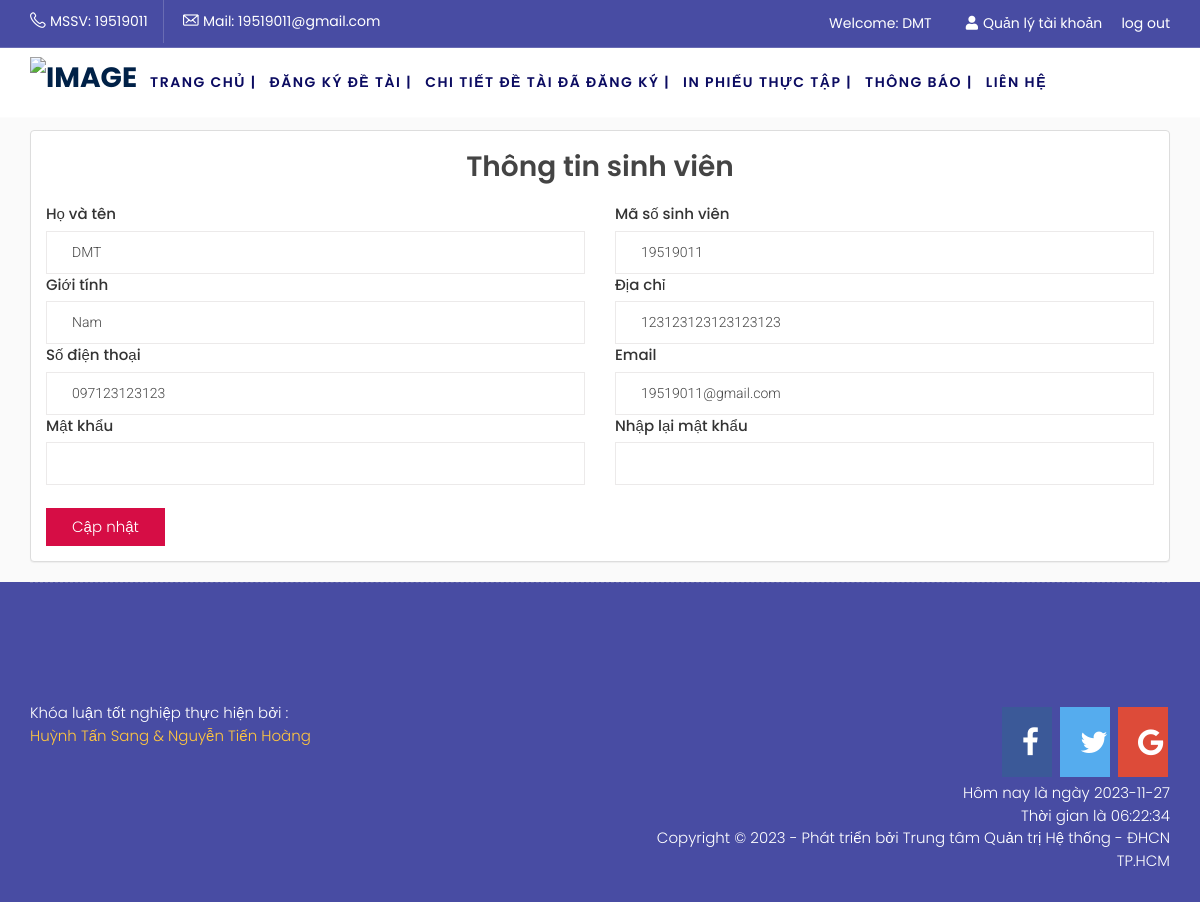
The app's page /index.php?option=myaccount (signed in) with its own data.
### tables this page shows
CREATE TABLE `user` (
  `ID` int(11) NOT NULL,
  `fullname` varchar(255) NOT NULL,
  `username` varchar(225) NOT NULL,
  `password` varchar(64) NOT NULL,
  `email` varchar(255) NOT NULL,
  `gender` varchar(5) DEFAULT NULL,
  `address` text DEFAULT NULL,
  `phone` varchar(20) DEFAULT NULL,
  `img` varchar(100) DEFAULT NULL,
  `access` int(11) NOT NULL,
  `status` int(11) NOT NULL,
  `StudentID` varchar(50) DEFAULT NULL,
  `Department` varchar(50) DEFAULT NULL,
  `Subject` varchar(100) DEFAULT NULL,
  `MSGVMSGV` varchar(100) DEFAULT NULL
);

### system/load.php (called while the page is built, shortened)
<?php
function loadComponent($page=true)
{
	$pathView='views/';
	if($page==true)
	{
		$pathView.='pages/';
		if(isset($_REQUEST['option']))
		{
			$pathView.=$_REQUEST['option'];
			if($_REQUEST['option']=='cart')
			{
				if(isset($_REQUEST['cat']))
				{
					$pathView.='-'.$_REQUEST['cat'].'.php';
				}
				else
				{
					$pathView.='.php';
				}
			}
			else
			{
				if(isset($_REQUEST['id']))
				{
					$pathView.='-detail.php';
				}
				else
				{
					if(isset($_REQUEST['cat']))
					{
						$pathView.='-category.php';
					}
					else
					{
						$pathView.='.php';
					}
				}
			}
		}
		else
		{
			$pathView.='home.php';
		}
	}
	require_once($pathView);
}
?>

### index.php (called while the page is built, shortened)
<?php
require_once('system/Database.php');
require_once('system/load.php');
loadComponent();
 ?>

### system/Database.php (called while the page is built, shortened)
<?php
 class Database extends config
 {
 	function __construct()
 	{
 		$this->conn = mysqli_connect($this->DB_SERVER,$this->DB_USERNAME,$this->DB_PASSWORD,$this->DB_NAME);
 		mysqli_set_charset($this->conn,"utf8");
 	}
 	function QueryOne($sql)
 	{
 		$result=mysqli_query($this->conn,$sql);
 		$row=mysqli_fetch_assoc($result);
 		return $row;
 	}
 	function QueryAll($sql)
 	{
 		$result=mysqli_query($this->conn, $sql);
 		$a=array();
 		while($row=mysqli_fetch_assoc($result))
 		{
 			$a[]=$row;
 		}
 		return $a;
 	}
 }
  ?>

### models/U_registertopic.php (called while the page is built, shortened)
<?php
class u_registertopic extends Database
{
	function __construct()
	{
		$this->table = $this->TableName('registertopic');
	}
	function registertopic_list_u($page=true)
	{
		if($page==true)
		{
			$sql="SELECT * FROM $this->table
			WHERE status!='0'
			";
		}
		else
		{
			$sql="SELECT * FROM $this->table
			WHERE status='0'
			";
		}
		return $this->QueryAll($sql);
	}
}
?>

### models/User.php (called while the page is built, shortened)
<?php
class User extends Database
{
	function __construct()
	{
		$this->table = $this->tablename('user');
	}
function list_user_cuss($id)
	{
		$sql="SELECT * FROM $this->table WHERE status='1' AND access='6' AND ID = '$id'";
		return $this->QueryOne($sql);
	}
}

### views/pages/myaccount.php (the view, shortened to what this page needs)
<?php
require_once('views/header.php');
require_once ('system/load.php');
require_once ('system/Database.php');
$id = $_SESSION['customer_id'];
$user = loadModel('user');
$row= $user->list_user_cuss($id);
$category = loadModel('u_registertopic');
$customerId = $_SESSION['customer_id'];
$list=$category->registertopic_list_u($customerId);
?>
<div class="checkout-area pb-80 pt-100">
	<div class="container">
		<div class="row">
			<div class="ml-auto mr-auto col-lg-12" style="margin-top:50px;">
				<div class="checkout-wrapper">
					<div id="faq" class="panel-group">
						<div class="panel panel-default single-my-account">
							<div id="my-account-1">
								<div class="panel-body">
									<form name='form' action="index.php?option=myaccount&cat=myaccount-detail" method="POST" enctype="multipart/form-data">
										<div class="myaccount-info-wrapper">
											<div class="account-info-wrapper">
												<h2 style="text-align:center;">Thông tin sinh viên</h2>
											</div>
											<div class="row">
												<div class="col-lg-6 col-md-6">
													<div class="billing-info">
														<label>Họ và tên</label>
														<input type="text" name="fullname" value="<?php echo $row['fullname'] ?>">
													</div>
												</div>
												<div class="col-lg-6 col-md-6">
													<div class="billing-info">
														<label>Mã số sinh viên</label>
														<input type="text" value="<?php echo $row['username'] ?>" disabled>
													</div>
												</div>
												<div class="col-lg-6 col-md-6">
													<div class="billing-info">
														<label>Giới tính</label>
														<input type="text" name="gender" value="<?php echo $row['gender'] ?>" required>
													</div>
												</div>
												<div class="col-lg-6 col-md-6">
													<div class="billing-info">
														<label>Địa chỉ </label>
														<input type="text" name="address" value="<?php echo $row['address'] ?>" required>
													</div>
												</div>
												<div class="col-lg-6 col-md-6">
													<div class="billing-info">
														<label>Số điện thoại</label>
														<input type="text" name="phone" value="<?php echo $row['phone'] ?>" required>
													</div>
												</div>
												<div class="col-lg-6 col-md-6">
													<div class="billing-info">
														<label>Email</label>
														<input type="email" name="email" value="<?php echo $row['email'] ?>" required>
													</div>
												</div>
												<div class="col-lg-6 col-md-6">
													<div class="billing-info">
														<label>Mật khẩu</label>
														<input type="password" name="password" required>
													</div>
												</div>
												<div class="col-lg-6 col-md-6">
													<div class="billing-info">
														<label>Nhập lại mật khẩu</label>
														<input type="password" name="password1" required>
													</div>
												</div>
											</div>
											<div class="billing-back-btn">
												<div class="billing-btn">
													<button class="btn-blue btn-red btn-style-1 " name="CAPNHAT" type="submit">Cập nhật</button>
												</div>
											</div>
										</div>
									</form>
								</div>
							</div>
						</div>
					</div>
				</div>
			</div>
		</div>
	</div>
</div>
<?php require_once('views/footer.php');  ?>

### public/Client/css/flight.css (style rules this page uses)
* { margin: 0; padding: 0; border: 0; outline: 0; font-size: 100%; background: transparent; box-sizing: border-box; }
* { margin: 0; padding: 0; }
body { margin: 0; padding: 0; font-size: 15px; background:#fff; font-family: 'Poppins', sans-serif; line-height: 1.5; color: #333; font-weight: 300; }
h1,h2,h3,h4,h5,h6 { font-weight: 600; margin-bottom: 15px; color: #444444; margin-top: 0; line-height: 1.5; font-family: 'Poppins', sans-serif; }
h2 { font-size: 28px; }
input[type=text], input[type=email], input[type=number], input[type=search], input[type=password], input[type=tel], input[type=date], textarea, select, .form-control { font-size: 14px; font-family: 'Roboto', sans-serif; font-weight: 300; background-color: #fff; border: 1px solid #eceaea; border-radius:0px; padding: 10px 25px; width: 100%; color: #444444; height: auto; margin-bottom: 0px; box-shadow: none; }
label { font-weight: 500; margin-bottom: 5px; }
.btn-blue { border: 1px solid #005294; padding: 7px 25px; display: inline-block; background: #005294; color: #fff; transition: all ease-in-out 0.3s; cursor: pointer; }
.btn-red { background: #D60D45; border-color: #D60D45; }

### records on screen
user: fullname "DMT", username "19519011", gender "Nam", address "123123123123123123", phone "097123123123", email "19519011@gmail.com"

### other values on screen
$_SESSION['customer_username'] "19519011"
$_SESSION['customer_email'] "19519011@gmail.com"
$_SESSION['customer_fullname'] "DMT"
